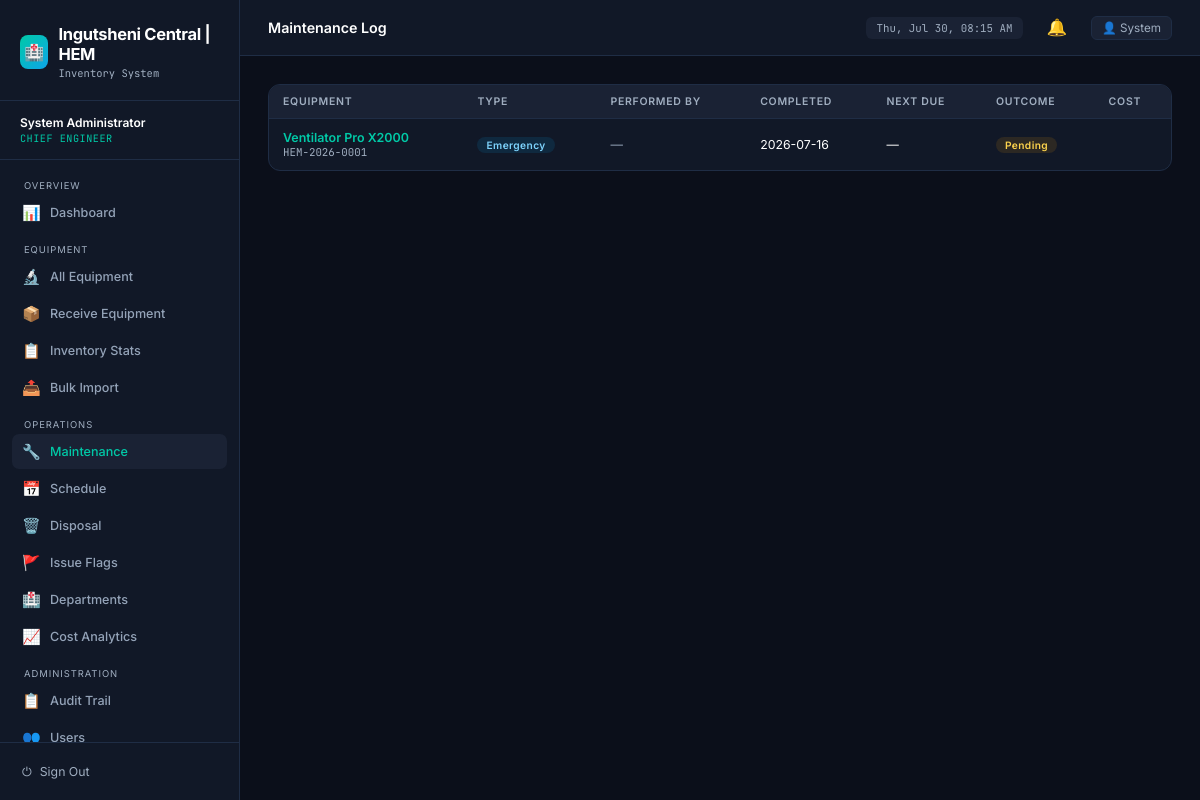
/maintenance (signed in), run on an earlier commit of the app's database.
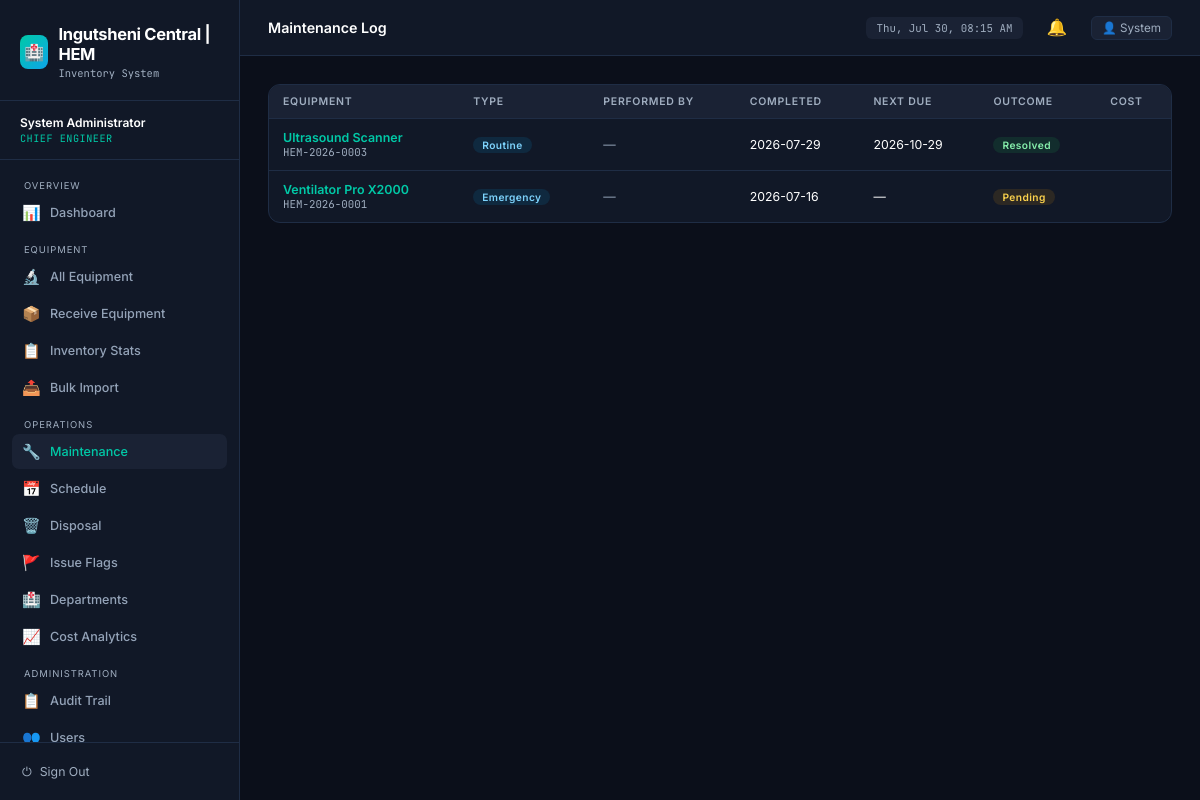
And on a later commit of the database.
### tables this page shows
CREATE TABLE maintenance_records (
  id INTEGER PRIMARY KEY AUTOINCREMENT,
  equipment_id INTEGER NOT NULL,
  performed_by_id INTEGER,
  maintenance_type TEXT, description TEXT NOT NULL,
  findings TEXT, outcome TEXT, cost REAL,
  scheduled_date TEXT, completed_date TEXT, next_due TEXT,
  created_at TEXT DEFAULT (datetime('now')),
  FOREIGN KEY(equipment_id) REFERENCES equipment(id),
  FOREIGN KEY(performed_by_id) REFERENCES users(id)
);

CREATE TABLE "equipment" (
            id INTEGER PRIMARY KEY AUTOINCREMENT, 
            asset_number TEXT NOT NULL, 
            name TEXT NOT NULL, 
            model TEXT, 
            manufacturer TEXT, 
            serial_number TEXT NOT NULL UNIQUE, 
            category TEXT, 
            department_id INTEGER, 
            location TEXT, 
            country_of_origin TEXT, 
            donor_name TEXT, 
            state TEXT DEFAULT "Active", 
            condition TEXT DEFAULT "Good", 
            purchase_date TEXT, 
            purchase_cost REAL, 
            warranty_expiry TEXT, 
            last_maintenance TEXT, 
            next_maintenance TEXT, 
            notes TEXT, 
            received_by_id INTEGER, 
            created_at TEXT, 
            updated_at TEXT, 
            location_id INTEGER, 
            quantity INTEGER DEFAULT 1, 
            FOREIGN KEY(department_id) REFERENCES departments(id)
        );

### run_production.py (the view)
@app.route('/maintenance')
@login_required
def maintenance_list():
    records = query('''SELECT m.*, e.name as eq_name, e.asset_number
                       FROM maintenance_records m
                       JOIN equipment e ON m.equipment_id = e.id
                       ORDER BY m.created_at DESC''')
    return render_template('maintenance_list.html', records=records)

### run_production.py (called while the page is built)
def get_db():
    if 'db' not in g:
        g.db = sqlite3.connect(DATABASE)
        g.db.row_factory = sqlite3.Row
    return g.db

def query(sql, args=(), one=False):
    cur = get_db().execute(sql, args)
    rv = cur.fetchall()
    cur.close()
    return (rv[0] if rv else None) if one else rv

def login_required(f):
    @wraps(f)
    def decorated_function(*args, **kwargs):
        if 'user_id' not in session:
            return redirect(url_for('login'))
        return f(*args, **kwargs)
    return decorated_function

@app.template_filter('fmtdate')
def fmtdate(value, format='%Y-%m-%d'):
    if not value: return '—'
    try:
        if isinstance(value, str):
            dt = datetime.strptime(value.split(' ')[0], '%Y-%m-%d')
        else:
            dt = value
        return dt.strftime(format)
    except:
        return value

@app.template_filter('currency')
def currency(value):
    try:
        return f"${float(value):,.2f}"
    except:
        return value

### templates/maintenance_list.html (shortened to what this page needs)
{% extends 'base.html' %}
{% block page_title %}Maintenance Log{% endblock %}
{% block content %}
<div class="card">
  {% if records %}
  <div class="table-wrap">
    <table>
      <thead>
        <tr>
          <th>Equipment</th><th>Type</th><th>Performed By</th>
          <th>Completed</th><th>Next Due</th><th>Outcome</th><th>Cost</th>
        </tr>
      </thead>
      <tbody>
        {% for rec in records %}
        <tr>
          <td>
            <a href="{{ url_for('equipment_detail', eq_id=rec['equipment_id']) }}" style="color:var(--accent);text-decoration:none;font-weight:600">
              {{ rec['eq_name'] }}
            </a>
            <div style="font-size:0.72rem;color:var(--text-muted);font-family:'JetBrains Mono',monospace">{{ rec['asset_number'] }}</div>
          </td>
          <td><span class="badge badge-blue">{{ rec['maintenance_type'] }}</span></td>
          <td style="color:var(--text-dim)">{{ rec['tech_name'] or '—' }}</td>
          <td style="font-size:0.82rem">{{ rec['completed_date']|fmtdate }}</td>
          <td style="font-size:0.82rem">{{ rec['next_due']|fmtdate }}</td>
          <td>
            {% set out_map={'Resolved':'badge-green','Pending':'badge-amber','Escalated':'badge-red'} %}
            <span class="badge {{ out_map.get(rec['outcome'],'badge-gray') }}">{{ rec['outcome'] }}</span>
          </td>
          <td style="font-size:0.82rem">{{ rec['cost']|currency }}</td>
        </tr>
        {% endfor %}
      </tbody>
    </table>
  </div>
  {% else %}
  <div class="empty"><div class="emoji">🔧</div><p>No maintenance records found.</p></div>
  {% endif %}
</div>
{% endblock %}

What changed in the data, as far as the page shows it:
added maintenance_records: eq_name "Ultrasound Scanner", asset_number "HEM-2026-0003", maintenance_type "Routine", rec "—", completed_date|fmtdate "2026-07-29", next_due|fmtdate "2026-10-29", outcome "Resolved"
